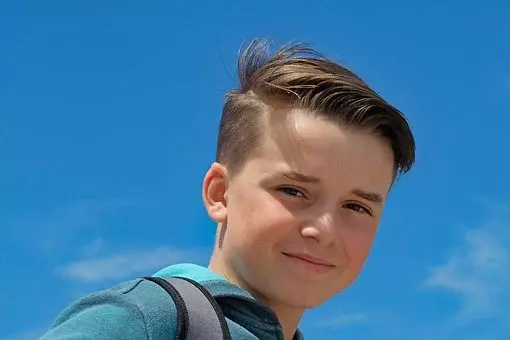
#> input picture capstonePython/images/boy.jpg, 510 x 340 px
$ python pencilSketch.py
#> lines starting #> are read from the running program, lines starting #| are printed output that depends on the picture
import cv2

image=cv2.imread("images/boy.jpg")
#> image is the input picture: shape (340, 510, 3); mean B, G, R 164.1, 122.5, 66.8
greyImage=cv2.cvtColor(image,cv2.COLOR_BGR2GRAY)
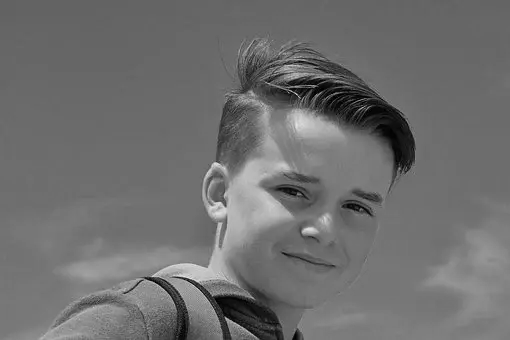
#> greyImage: shape (340, 510); min 0, max 231, mean 110.5
invertedImage=255-greyImage
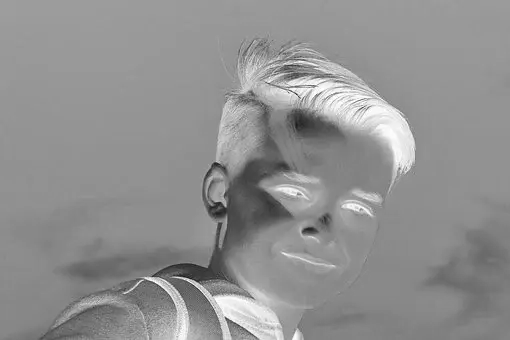
#> invertedImage: shape (340, 510); min 24, max 255, mean 144.5
bluredImage=cv2.GaussianBlur(invertedImage,(21,21),0)
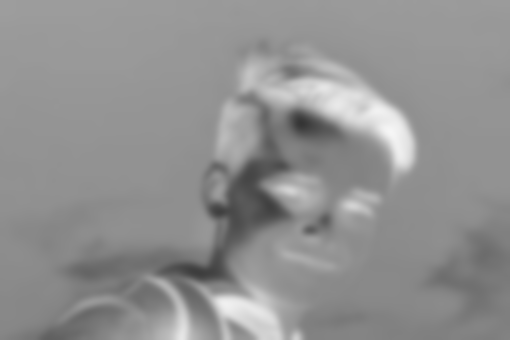
#> bluredImage: shape (340, 510); min 53, max 246, mean 144.5

bluredInverted=255-bluredImage
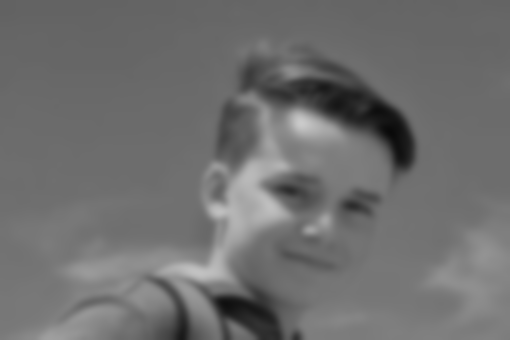
#> bluredInverted: shape (340, 510); min 9, max 202, mean 110.5
pencilSketch=cv2.divide(greyImage,bluredInverted,scale=255)
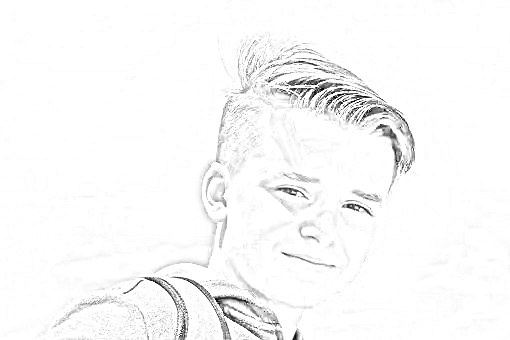
#> pencilSketch: shape (340, 510); min 0, max 255, mean 248.8

cv2.imshow("Orignal Image: ", image)
cv2.imshow("Grey Image: ", greyImage)
cv2.imshow("Inverted Image: ", invertedImage)
cv2.imshow("Blured Image: ", bluredImage)
cv2.imshow("Blured Image Inverted: ", bluredInverted)
cv2.imshow("Pencil Sketch Image: ", pencilSketch)
cv2.waitKey(0)
